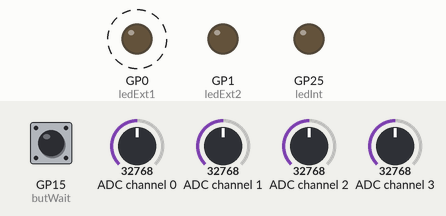
Recording of a program running on a simulated Raspberry Pi Pico running CircuitPython. On the bench: output pins drawn as LEDs (lit = HIGH). Dashed ring = blinking. The inputs (shaded band) are chosen by the test bench; at power-on: GP15 (butWait) HIGH, ADC channel 0 = 32768, ADC channel 1 = 32768, ADC channel 2 = 32768, ADC channel 3 = 32768 (analog values on the 0–65535 scale). What the program prints to the serial console is not drawn.

Above: at 3.8 s.
Timing chart, 0 to 6.0 s (numbered marks = the images above):
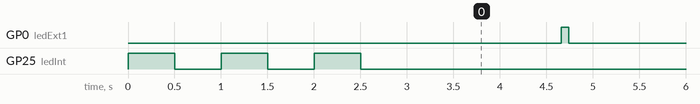

The program:

swap_space_ph.py
```python
import time
import board
import busio
import digitalio
import adafruit_ads1x15.ads1115 as ADS
import touchio
import neopixel
# import usb_cdc
from adafruit_ads1x15.analog_in import AnalogIn
import usb_cdc

# this file has pin layout like the PCB v1

ledInt = digitalio.DigitalInOut(board.LED)
ledInt.direction = digitalio.Direction.OUTPUT

butWait = digitalio.DigitalInOut(board.GP15)
butWait.switch_to_input(pull=digitalio.Pull.UP) # they close to GND

# press button to avoid program
if (not butWait.value):
    while True:
        ledInt.value = True
        time.sleep(0.1)
        ledInt.value = False
        time.sleep(0.4)

samplePeriod = 0.05 # 20 Hz

butAux = digitalio.DigitalInOut(board.GP14)
butAux.switch_to_input(pull=digitalio.Pull.UP) # they close to GND

butOff = digitalio.DigitalInOut(board.GP13)
butOff.switch_to_input(pull=digitalio.Pull.UP) # they close to GND

ledExt1 = digitalio.DigitalInOut(board.GP0)
ledExt1.direction = digitalio.Direction.OUTPUT
ledExt2 = digitalio.DigitalInOut(board.GP1)
ledExt2.direction = digitalio.Direction.OUTPUT

# Create the I2C bus
pinSCA = board.GP26 # GP20 # GP16
pinSCL = board.GP27 # GP21 # GP17
i2c = busio.I2C(scl = pinSCL, sda = pinSCA)

# Create the ADC object using the I2C bus
# ads1 = ADS.ADS1115(i2c, address=0x48)
# ads2 = ADS.ADS1115(i2c, address=0x49)
ads1 = ADS.ADS1115(i2c, address=0x49)

# Create single-ended input on channel 0
ldr_ch1 = AnalogIn(ads1, ADS.P0)
ldr_ch2 = AnalogIn(ads1, ADS.P1)
ldr_ch3 = AnalogIn(ads1, ADS.P2)
ldr_ch4 = AnalogIn(ads1, ADS.P3)

numSensorsLDR = 4
sensorsLDR = [ldr_ch1, ldr_ch2, ldr_ch3, ldr_ch4]

ledInt.value = True
time.sleep(0.5)
ledInt.value = False
time.sleep(0.5)

numSensorsCap = 0
sensorsCap = []

ledInt.value = True
time.sleep(0.5)
ledInt.value = False
time.sleep(0.5)

print("Hello from swap space, ph, v1.")

ledInt.value = True
time.sleep(0.5)
ledInt.value = False
time.sleep(0.5)

ledCnt = 0

writer = usb_cdc.data
writer.write_timeout = None

numSensors = numSensorsLDR + numSensorsCap

bufSz = numSensors * 6
buf = bytearray(bufSz)
for si in range(numSensors):
    buf[si * 6 + 5] = 32 # space

buf[bufSz - 1] = 10 # newline

while True:
    # print("{} {} {} {} {} {}".format(
    #     ldr_ch1.value, ldr_ch2.value, ldr_ch3.value,
    #     ldr_ch4.value, ldr_ch5.value, ldr_ch6.value,
    # ))
    for si in range(numSensorsLDR):
        value   = sensorsLDR[si].value
        b5      = value // 10000
        value   = value % 10000
        bi      = si * 6
        buf[bi + 0] = b5 + 48
        b4      = value // 1000
        value   = value % 1000
        buf[bi + 1] = b4 + 48
        b3      = value // 100
        value   = value % 100
        buf[bi + 2] = b3 + 48
        b2      = value // 10
        value   = value % 10
        buf[bi + 3] = b2 + 48
        b1      = value
        buf[bi + 4] = b1 + 48

    # for si in range(numSensorsCap):
    #     value   = sensorsCap[si].raw_value
    #     b5      = value // 10000
    #     value   = value % 10000
    #     bi      = (si + numSensorsLDR) * 6
    #     buf[bi + 0] = b5 + 48
    #     b4      = value // 1000
    #     value   = value % 1000
    #     buf[bi + 1] = b4 + 48
    #     b3      = value // 100
    #     value   = value % 100
    #     buf[bi + 2] = b3 + 48
    #     b2      = value // 10
    #     value   = value % 10
    #     buf[bi + 3] = b2 + 48
    #     b1      = value
    #     buf[bi + 4] = b1 + 48

    writer.write(buf)

    time.sleep(samplePeriod)
    ledCnt = ledCnt + 1
    if (ledCnt == 20):
        ledExt1.value = True
    elif (ledCnt == 21):
        ledExt1.value = False
        ledCnt = 0

    # if (not butOff.value):
    #     ledInt.value = True
    #     time.sleep(0.5)
    #     ledInt.value = False
        
```

Measured:
- by itself, GP0 (ledExt1): alternates HIGH for 0.08 s and LOW for 1.7 s
